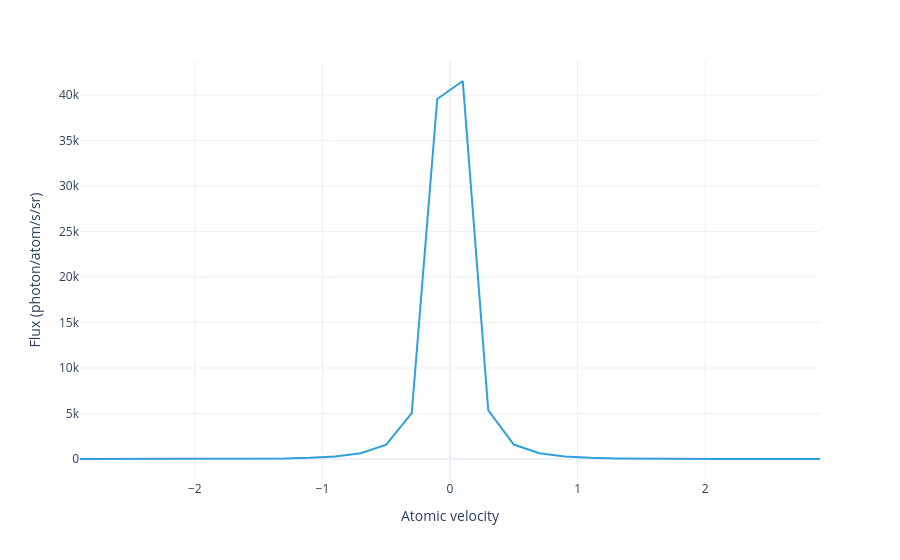

Notebook code for this chart:
### Markdown cell above
The solution can be visualized in several ways. Plot the flux for each velocity bin:

### Code cell
#|notest
model.flux(sol).visualize()

### Figure 1 — Plotly figure (JSON) as saved in the notebook; plotly's stock layout.template omitted (floating-point values rounded to 4 significant figures)
{"data": [{"hovertemplate": "Atomic velocity=%{x}<br>Flux (photon/atom/s/sr)=%{y}<extra></extra>", "legendgroup": "", "line": {"color": "#2fa1da", "dash": "solid"}, "marker": {"symbol": "circle"}, "mode": "lines", "name": "", "orientation": "v", "showlegend": false, "type": "scatter", "x": [-2.9, -2.7, -2.5, -2.3, -2.1, -1.9, -1.7, -1.5, -1.3, -1.1, -0.9, -0.7, -0.5, -0.3, -0.1, 0.1, 0.3, 0.5, 0.7, 0.9, 1.1, 1.3, 1.5, 1.7, 1.9, 2.1, 2.3, 2.5, 2.7, 2.9], "xaxis": "x", "y": [0.0155, 0.05381, 0.1746, 0.5302, 1.511, 4.053, 10.28, 24.76, 57.14, 127.9, 282.7, 638.8, 1577.0, 5034.0, 39570.0, 41550.0, 5351.0, 1591.0, 640.8, 283.2, 128.0, 57.19, 24.77, 10.28, 4.055, 1.512, 0.5304, 0.1746, 0.05382, 0.0155], "yaxis": "y"}], "layout": {"legend": {"title": {}, "tracegroupgap": 0}, "margin": {"t": 60}, "xaxis": {"anchor": "y", "domain": [0, 1], "title": {"text": "Atomic velocity"}}, "yaxis": {"anchor": "x", "domain": [0, 1], "title": {"text": "Flux (photon/atom/s/sr)"}}}}
